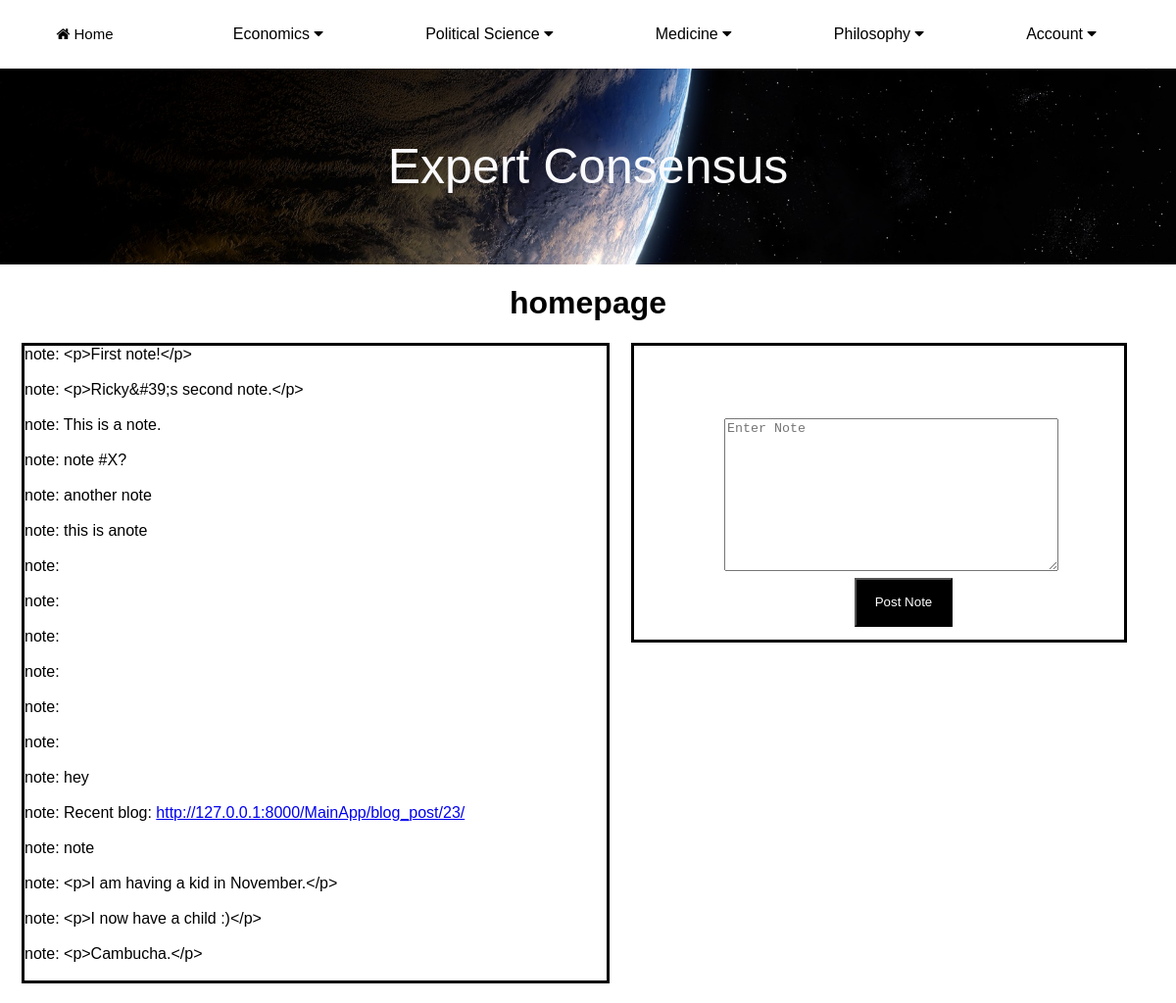
The app's page /MainApp/ (signed in) with its own data.
### MainApp/models.py (models this page shows, shortened)
class Note(models.Model):
    user = models.ForeignKey(User, related_name="Notes", on_delete=models.DO_NOTHING)
    body = RichTextField(blank=True, null=True)
    created_at = models.DateTimeField(auto_now_add=True)
    profile = models.ForeignKey(Profile, related_name="Notes", on_delete=models.DO_NOTHING, null=True)

### MainApp/views.py (the view, shortened to what this page needs)
# urls.py: 2. Add a URL to urlpatterns:  path('', views.home, name='home')
def home(request):
    requested_url = request.path
    if request.user.is_authenticated:
        form = NoteForm(request.POST or None)
        followed_profiles = request.user.profile.follows.all()
        print("FOLLOWING: ",followed_profiles)
        current_user = request.user
        print("URL is......",requested_url)
        home = Post.published.all()
        notes = Note.objects.filter(profile__in=followed_profiles)
        paginator = Paginator(home,2)
        page_number = request.GET.get('page', 1)
        try:
            posts = paginator.page(page_number)
        except PageNotAnInteger:
            posts = paginator.page(1)
        except EmptyPage:
            posts = paginator.page(paginator.num_pages)
        if requested_url == "/MainApp/philosophy/":
            return render(request, 'MainApp/post/philosophy_blog.html', {'posts': posts})
        elif requested_url == "/MainApp/economics/":
            return render(request, 'MainApp/post/economics.html', {'posts': posts})
        else:
            return render(request, 'MainApp/post/list.html', {'notes': notes, "form":form})
    else:
        return render(request, 'MainApp/post/list.html')

### MainApp/forms.py
class NoteForm(forms.ModelForm):
    body = forms.CharField(required=True,
                           widget=forms.widgets.Textarea(attrs={
                               "placeholder":"Enter Note",
                               "class":"form-control"
                           }),
                           label="",)
    class Meta:
        model = Note
        exclude = ("profile","user")

### MainApp/models.py (called while the page is built)
    def get_queryset(self):
        return super().get_queryset().filter(status=Post.Status.PUBLISHED)

    def __str__(self):
        return f"{self.user.username}"

### MainApp/templates/MainApp/post/list.html (shortened to what this page needs)
{% extends "MainApp/base.html" %}
{% block content %}
<h1>homepage</h1>
<div id="home_note">
{% if form %}
    <p>
    <form method="POST" style="border: none;">
        <div id="home_submit">
            {{ form.as_p }}
        </div>
    <div id="home_submit_btn_div">
        <button type="submit" id="home_submit_btn">Post Note</button>
    </div>
    </form>
    </p>
</div>
{% if user.is_authenticated %}
<div id="note_list">
{% for note in notes %}
<div id="note_div">
    note: {{note.body|urlize}}
</div>
<br>
{% endfor %}
</div>
{% endif %}
{% endif %}
{% endblock %}

### MainApp/static/style.css (style rules this page uses)
body { margin: 0; padding: 0; background: white; font-family: arial; }
#home_submit { margin: auto; position: relative; top: 10; left: 60; }
#note_list { box-sizing: border-box; width: 50%; height 200px; border: solid; margin:auto; float:center; bottom: 20; margin-bottom: 20px; overflow-x: hidden; text-overflow: ellipsis; overflow-y: scroll; }
#home_note { display:block; height: 300px; width: 500px; border:solid; float: right; margin-right:50px; overflow-y: auto; }
#home_submit_btn_div { text-align:center; margin:auto; position:relative; right: 180; top: 120; }
#home_submit_btn { color:white; background-color: black; align: center; width: 100px; height: 50px; }
p { color: black; text-align: center; }
h1 { color: black; text-align: center; }
form { box-sizing: border-box; padding: 2rem; border-radius: 1rem; background-color: hsl(0, 0%, 100%); border: 4px solid hsl(0, 0%, 90%); display: grid; grid-template-columns: 1fr 1fr; gap: 2rem; }

### records on screen
Note: body "<p>First note!</p>"
Note: body "<p>Ricky&#39;s second note.</p>"
Note: body "This is a note."
Note: body "note #X?"
Note: body "another note"
Note: body "this is anote"
Note: body "hey"
Note: body "Recent blog: http://127.0.0.1:8000/MainApp/blog_post/23/"
Note: body "note"
Note: body "<p>I am having a kid in November.</p>"
Note: body "<p>I now have a child :)</p>"
Note: body "<p>Cambucha.</p>"
